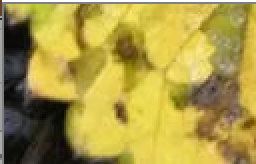
#> input picture 图像处理/tupian/clean.png, 128 x 82 px, found by its file name (shown 2 times larger)
$ python junheng.py
#> lines starting #> are read from the running program, lines starting #| are printed output that depends on the picture

import cv2
import numpy as np
from matplotlib import pyplot as plt

img_file = 'F:\\pythoncode\\lianxi\\tupian\\clean.png'     #读取图片
img = cv2.imread(img_file)
#> img is the input picture: shape (82, 128, 3); mean B, G, R 70.6, 153.7, 171.2
#cv2.imshow("Origin",img)
img_hsv = cv2.cvtColor(img, cv2.COLOR_BGR2HSV)
#> img_hsv: shape (82, 128, 3); mean H, S, V 26.3, 140.4, 171.5

#cv2.imshow("HSV",img_hsv)
# 彩色图像均衡化,需要分解通道 对每一个通道均衡化
(b, g, r) = cv2.split(img_hsv)
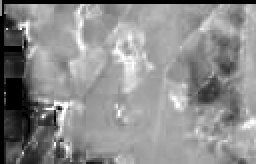
#> g: shape (82, 128) (shown 2 times larger); min 0, max 255, mean 140.4
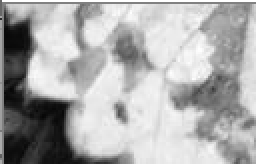
#> r: shape (82, 128) (shown 2 times larger); min 6, max 255, mean 171.5
bH = cv2.equalizeHist(b)
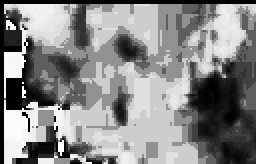
#> bH: shape (82, 128) (shown 2 times larger); min 0, max 255, mean 135.2
gH = cv2.equalizeHist(g)
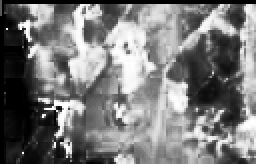
#> gH: shape (82, 128) (shown 2 times larger); min 0, max 255, mean 121.7
rH = cv2.equalizeHist(r)
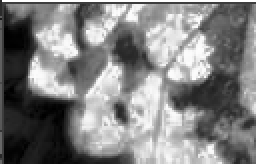
#> rH: shape (82, 128) (shown 2 times larger); min 0, max 255, mean 128.7
# 合并每一个通道
result = cv2.merge((bH, gH, rH))
#> result: shape (82, 128, 3); mean H, S, V 135.2, 121.7, 128.7
img_h = result[..., 0]
img_s = result[..., 1]
img_v = result[..., 2]


def calcAndDrawHist(image, color):
    hist = cv2.calcHist([image], [0], None, [256], [0.0, 255.0])
#> hist = 256 values, max 2321 at index 205, min 0 at index 3, mean 40.9
    minVal, maxVal, minLoc, maxLoc = cv2.minMaxLoc(hist)
#> minVal = 0; maxVal = 2321; minLoc = (0, 3); maxLoc = (0, 205)
    histImg = np.zeros([256, 256, 3], np.uint8)
    hpt = int(0.9 * 256);

    for h in range(256):
        intensity = int(hist[h] * hpt / maxVal)
        cv2.line(histImg, (h, 256), (h, 256 - intensity), color)
#> this loop made 256 passes
#> intensity on passes 1 to 3: 60, 2, 4
    return histImg

histImgH = calcAndDrawHist(img_h, [255, 0, 0])
histImgS = calcAndDrawHist(img_s, [0, 255, 0])
#> in calcAndDrawHist (call 2), `hist = cv2.calcHist([image], [0], None, [256], [0.0, 255.0])`: hist = 256 values, max 607 at index 0, min 0 at index 51, mean 40.79
#> in calcAndDrawHist (call 2), `minVal, maxVal, minLoc, maxLoc = cv2.minMaxLoc(hist)`: maxVal = 607; minLoc = (0, 51); maxLoc = (0, 0)
#> the loop in calcAndDrawHist (call 2), `for h in range(256):` made 256 passes
#> intensity on passes 1 to 3: 230, 14, 14
#> after the loop in calcAndDrawHist (call 2), `for h in range(256):`:
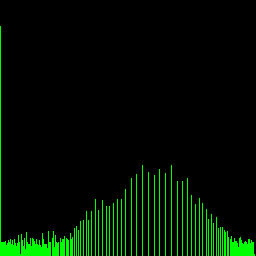
#> histImg: shape (256, 256, 3); mean of channels 0, 1, 2 0, 15.1, 0; drawn as B, G, R
histImgV = calcAndDrawHist(img_v, [0, 0, 255])
#> in calcAndDrawHist (call 3), `hist = cv2.calcHist([image], [0], None, [256], [0.0, 255.0])`: hist = 256 values, max 290 at index 228, min 0 at index 8, mean 40.5
#> in calcAndDrawHist (call 3), `minVal, maxVal, minLoc, maxLoc = cv2.minMaxLoc(hist)`: maxVal = 290; minLoc = (0, 8); maxLoc = (0, 228)
#> the loop in calcAndDrawHist (call 3), `for h in range(256):` made 256 passes
#> intensity on passes 1 to 3: 8, 24, 30
#> after the loop in calcAndDrawHist (call 3), `for h in range(256):`:
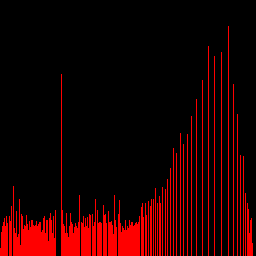
#> histImg: shape (256, 256, 3); mean of channels 0, 1, 2 0, 0, 31.7; drawn as B, G, R

cv2.imshow("histImgH", histImgH)
cv2.imshow("histImgS", histImgS)
cv2.imshow("histImgV", histImgV)
cv2.imshow("Img", result)
cv2.waitKey(0)
cv2.destroyAllWindows()
cv2.imshow("Histogram equalization", result)
cv2.imwrite('F:\\pythoncode\\lianxi\\tupian\\junheng.jpg', result)

$ run again, with 图像处理/tupian/junheng.png copied over 图像处理/tupian/clean.png
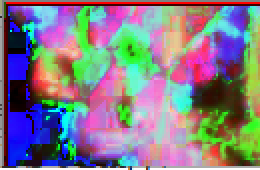
#> input picture 图像处理/tupian/junheng.png, 130 x 85 px, found by its file name (shown 2 times larger)
#> img is the input picture: shape (85, 130, 3); mean B, G, R 136.5, 123.7, 130.3
#> img_hsv: shape (85, 130, 3); mean H, S, V 83.5, 146.4, 185.9
#> `rH = cv2.equalizeHist(r)`:
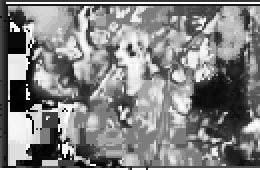
#> rH: shape (85, 130) (shown 2 times larger); min 0, max 255, mean 130.2
#> result: shape (85, 130, 3); mean H, S, V 115.2, 122.6, 130.2
#> hist = 256 values, max 1136 at index 0, min 0 at index 1, mean 42.95
#> minVal = 0; maxVal = 1136; minLoc = (0, 1); maxLoc = (0, 0)
#> the loop in calcAndDrawHist, `for h in range(256):` made 256 passes
#> intensity on passes 1 to 3: 230, 0, 13
#> the loop in calcAndDrawHist (call 2), `for h in range(256):` made 256 passes
#> intensity on passes 1 to 3: 230, 6, 22
#> hist = 256 values, max 1036 at index 124, min 0 at index 8, mean 41.86
#> maxVal = 1036; minLoc = (0, 8); maxLoc = (0, 124)
#> the loop in calcAndDrawHist (call 3), `for h in range(256):` made 256 passes
#> intensity on passes 1 to 3: 4, 9, 9
#> after the loop in calcAndDrawHist (call 3), `for h in range(256):`:
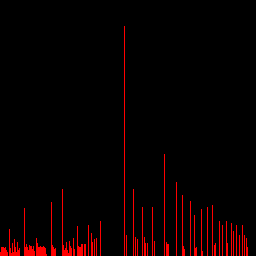
#> histImg: shape (256, 256, 3); mean of channels 0, 1, 2 0, 0, 9; drawn as B, G, R

$ run again, with 图像处理/tupian/1.jpg saved as 图像处理/tupian/clean.png
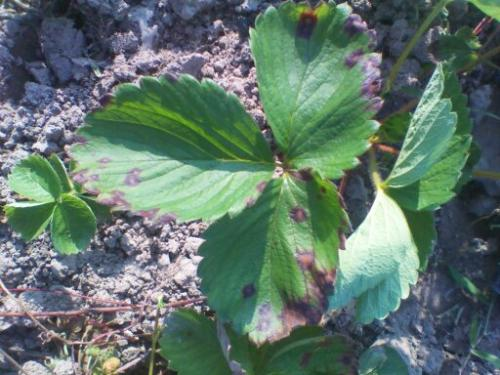
#> input picture 图像处理/tupian/1.jpg, 500 x 375 px, found by its file name
#> img is the input picture: shape (375, 500, 3); mean B, G, R 107.6, 117.9, 95.9
#> img_hsv: shape (375, 500, 3); mean H, S, V 88.6, 76.3, 126
#> result: shape (375, 500, 3); mean H, S, V 128.6, 128.3, 128.3
#> hist = 256 values, max 5071 at index 196, min 0 at index 19, mean 729
#> minVal = 0; maxVal = 5071; minLoc = (0, 19); maxLoc = (0, 196)
#> the loop in calcAndDrawHist, `for h in range(256):` made 256 passes
#> intensity on passes 1 to 3: 41, 28, 37
#> hist = 256 values, max 1828 at index 170, min 0 at index 9, mean 730.9
#> maxVal = 1828; minLoc = (0, 9); maxLoc = (0, 170)
#> the loop in calcAndDrawHist (call 2), `for h in range(256):` made 256 passes
#> intensity on passes 1 to 3: 59, 51, 118
#> after the loop in calcAndDrawHist (call 2), `for h in range(256):`:
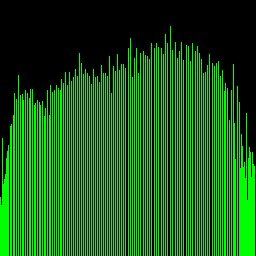
#> histImg: shape (256, 256, 3); mean of channels 0, 1, 2 0, 91.3, 0; drawn as B, G, R
#> hist = 256 values, max 2133 at index 84, min 0 at index 12, mean 730.8
#> maxVal = 2133; minLoc = (0, 12); maxLoc = (0, 84)
#> the loop in calcAndDrawHist (call 3), `for h in range(256):` made 256 passes
#> intensity on passes 1 to 3: 39, 74, 70
#> after the loop in calcAndDrawHist (call 3), `for h in range(256):`:
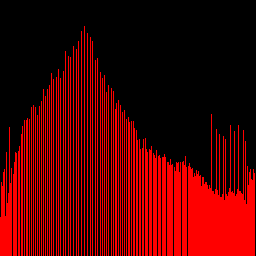
#> histImg: shape (256, 256, 3); mean of channels 0, 1, 2 0, 0, 78.1; drawn as B, G, R
